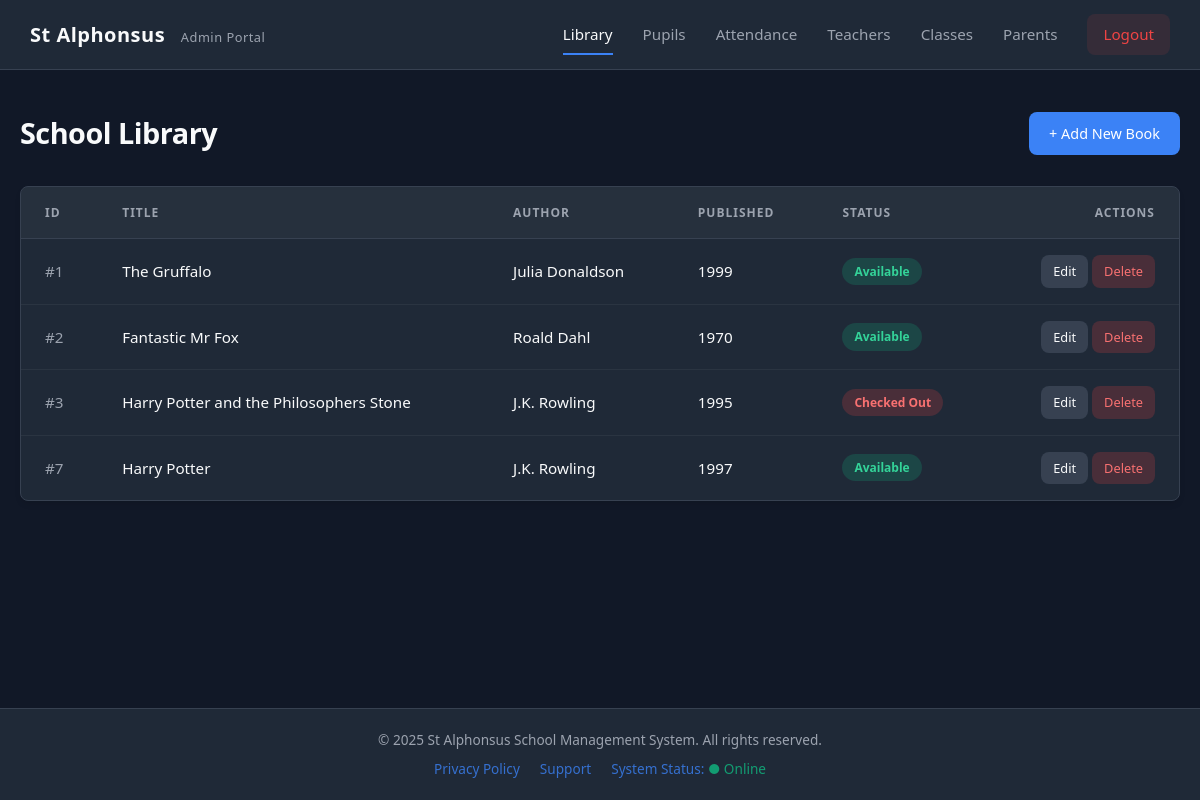
The app's page /libraryy/library.php (signed in) with its own data.
### tables this page shows
CREATE TABLE `library_books` (
  `book_id` int(11) NOT NULL,
  `title` varchar(255) NOT NULL,
  `author` varchar(255) DEFAULT NULL,
  `year_published` int(11) DEFAULT NULL,
  `available` tinyint(1) DEFAULT 1
);

### libraryy/library.php (the view, shortened to what this page needs)
<?php
include '../db.php';
$sql = "SELECT book_id, title, author, year_published, available FROM Library_Books";
$stmt = $pdo->query($sql);
$books = $stmt->fetchAll();
?>
<!DOCTYPE html>
<html lang="en">
<head>
    <link rel="stylesheet" href="../style.css">
</head>
<body>
    <?php include '../nav.php'; ?>
    <div class="container">
        <div class="page-header">
            <h1>School Library</h1>
            <?php if ($role != 'parent'): ?>
                <a href="add_book.php" class="btn btn-primary">+ Add New Book</a>
            <?php endif; ?>
        </div>
        <div class="table-container">
            <table>
                <thead>
                    <tr>
                        <th>ID</th>
                        <th>Title</th>
                        <th>Author</th>
                        <th>Published</th>
                        <th>Status</th>
                        <?php if ($role != 'parent'): ?>
                            <th style="text-align: right;">Actions</th>
                        <?php endif; ?>
                    </tr>
                </thead>
                <tbody>
                    <?php foreach ($books as $book): ?>
                        <tr>
                            <td style="color: var(--text-muted);">
                                #<?= htmlspecialchars($book['book_id']) ?>
                            </td>
                            <td style="font-weight: 500; color: var(--text-main);">
                                <?= htmlspecialchars($book['title']) ?>
                            </td>
                            <td><?= htmlspecialchars($book['author']) ?></td>
                            <td><?= htmlspecialchars($book['year_published']) ?></td>
                            <td>
                                <?php if ($book['available']): ?>
                                    <span class="status-pill status-active">Available</span>
                                <?php else: ?>
                                    <span class="status-pill status-inactive">Checked Out</span>
                                <?php endif; ?>
                            </td>
                            <?php if ($role != 'parent'): ?>
                                <td style="text-align: right;">
                                    <a href="edit_book.php?id=<?= $book['book_id'] ?>" class="btn btn-sm" style="background: #374151;">Edit</a>
                                    <a href="delete_book.php?id=<?= $book['book_id'] ?>"
                                       class="btn btn-sm"
                                       style="background: rgba(239,68,68,0.2); color: #f87171;"
                                       onclick="return confirm('Delete this book?');">Delete</a>
                                </td>
                            <?php endif; ?>
                        </tr>
                    <?php endforeach; ?>
                </tbody>
            </table>
        </div>
    </div>
                                <?php include '../footer.php'; ?>
</body>
</html>

### Style.css (style rules this page uses)
:root { --bg-body: #111827; --bg-card: #1f2937; --bg-input: #374151; --text-main: #f9fafb; --text-muted: #9ca3af; --primary: #3b82f6; --primary-hover: #2563eb; --danger: #ef4444; --success: #10b981; --warning: #f59e0b; --radius: 8px; --border: 1px solid #374151; }
* { margin: 0; padding: 0; box-sizing: border-box; }
body { font-family: 'Segoe UI', Inter, system-ui, sans-serif; background-color: var(--bg-body); color: var(--text-main); line-height: 1.6; -webkit-font-smoothing: antialiased; display: flex; flex-direction: column; min-height: 100vh; }
a { text-decoration: none; color: inherit; transition: 0.2s; }
.container { max-width: 1200px; margin: 0 auto; padding: 40px 20px; width: 100%; flex: 1; }
.page-header { display: flex; justify-content: space-between; align-items: center; margin-bottom: 30px; }
h1 { font-size: 1.8rem; font-weight: 600; letter-spacing: -0.5px; color: var(--text-main); }
.btn { display: inline-flex; align-items: center; justify-content: center; padding: 10px 20px; border-radius: var(--radius); font-weight: 500; font-size: 0.9rem; cursor: pointer; border: none; transition: all 0.2s ease; }
.btn-primary { background-color: var(--primary); color: white; }
.btn-sm { padding: 6px 12px; font-size: 0.8rem; }
.table-container { background-color: var(--bg-card); border-radius: var(--radius); border: var(--border); overflow: hidden; box-shadow: 0 4px 6px -1px rgba(0, 0, 0, 0.1); }
table { width: 100%; border-collapse: collapse; }
thead { background-color: rgba(255, 255, 255, 0.03); border-bottom: var(--border); }
th { text-align: left; padding: 16px 24px; font-size: 0.75rem; text-transform: uppercase; letter-spacing: 1px; color: var(--text-muted); font-weight: 600; }
td { padding: 16px 24px; border-bottom: 1px solid rgba(255, 255, 255, 0.05); color: var(--text-main); font-size: 0.95rem; }
tr:last-child td { border-bottom: none; }
.status-pill { display: inline-block; padding: 4px 12px; border-radius: 50px; font-size: 0.75rem; font-weight: 600; }
.status-present, .status-active { background-color: rgba(16, 185, 129, 0.2); color: #34d399; }
.status-absent, .status-inactive { background-color: rgba(239, 68, 68, 0.2); color: #f87171; }

### records on screen
library_books: book_id "1", title "The Gruffalo", author "Julia Donaldson", year_published "1999", available "Available"
library_books: book_id "2", title "Fantastic Mr Fox", author "Roald Dahl", year_published "1970", available "Available"
library_books: book_id "3", title "Harry Potter and the Philosophers Stone", author "J.K. Rowling", year_published "1995", available "Checked Out"
library_books: book_id "7", title "Harry Potter", author "J.K. Rowling", year_published "1997", available "Available"

### other values on screen
$role "Admin"
